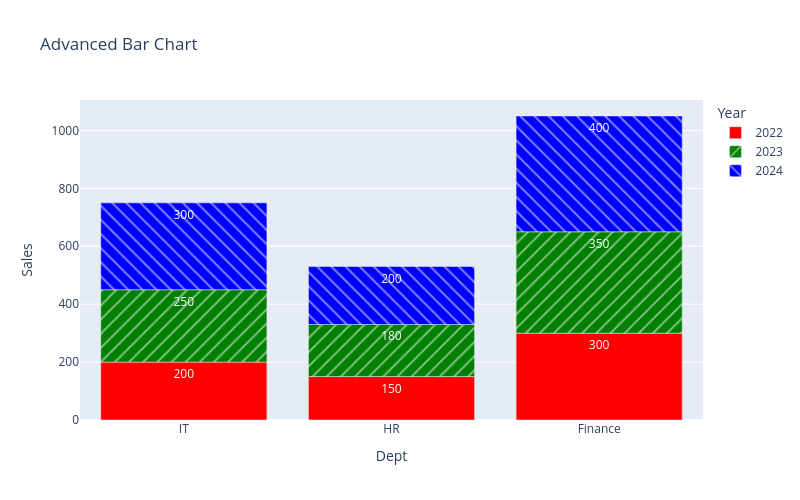

Notebook cell for this chart:
### Code cell
import plotly.express as px
import pandas as pd
print(df)
# Bigger dataset
df = pd.DataFrame({
'Dept': ['IT','IT','IT','HR','HR','HR','Finance','Finance','Finance'],
'Year': ['2022','2023','2024']*3,
'Sales': [200, 250, 300, 150, 180, 200, 300, 350, 400]
})

fig = px.bar(
    df,
    x='Dept',
    y='Sales',
    color='Year',
    width=800,
    height=500,
    title="Advanced Bar Chart",
    hover_data=['Year'],
    pattern_shape='Year',
    text_auto=True,
    orientation='v',
    color_discrete_sequence=['red','green','blue']
)
fig.show()

### Figure 1 — Plotly figure (JSON) as saved in the notebook; plotly's stock layout.template omitted (floating-point values rounded to 4 significant figures)
{"data": [{"customdata": [["2022"], ["2022"], ["2022"]], "hovertemplate": "Year=%{customdata[0]}<br>Dept=%{x}<br>Sales=%{y}<extra></extra>", "legendgroup": "2022", "marker": {"color": "red", "pattern": {"shape": ""}}, "name": "2022", "orientation": "v", "showlegend": true, "textposition": "auto", "texttemplate": "%{y}", "type": "bar", "x": ["IT", "HR", "Finance"], "xaxis": "x", "y": [200, 150, 300], "yaxis": "y"}, {"customdata": [["2023"], ["2023"], ["2023"]], "hovertemplate": "Year=%{customdata[0]}<br>Dept=%{x}<br>Sales=%{y}<extra></extra>", "legendgroup": "2023", "marker": {"color": "green", "pattern": {"shape": "/"}}, "name": "2023", "orientation": "v", "showlegend": true, "textposition": "auto", "texttemplate": "%{y}", "type": "bar", "x": ["IT", "HR", "Finance"], "xaxis": "x", "y": [250, 180, 350], "yaxis": "y"}, {"customdata": [["2024"], ["2024"], ["2024"]], "hovertemplate": "Year=%{customdata[0]}<br>Dept=%{x}<br>Sales=%{y}<extra></extra>", "legendgroup": "2024", "marker": {"color": "blue", "pattern": {"shape": "\\"}}, "name": "2024", "orientation": "v", "showlegend": true, "textposition": "auto", "texttemplate": "%{y}", "type": "bar", "x": ["IT", "HR", "Finance"], "xaxis": "x", "y": [300, 200, 400], "yaxis": "y"}], "layout": {"barmode": "relative", "height": 500, "legend": {"title": {"text": "Year"}, "tracegroupgap": 0}, "title": {"text": "Advanced Bar Chart"}, "width": 800, "xaxis": {"anchor": "y", "domain": [0, 1], "title": {"text": "Dept"}}, "yaxis": {"anchor": "x", "domain": [0, 1], "title": {"text": "Sales"}}}}
